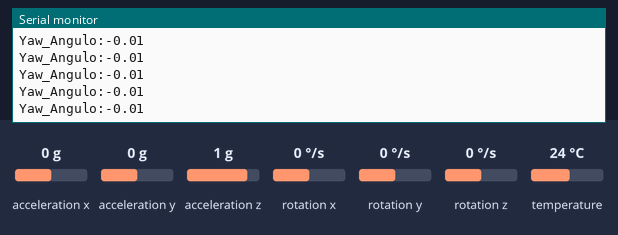
The sketch below on a simulated ESP32-S3. Parts: the last lines printed to the serial monitor. The test bench sets the inputs (shaded band); at power-on: rotation z 0 °/s, acceleration x 0 g, acceleration y 0 g, acceleration z 1 g, rotation x 0 °/s, rotation y 0 °/s, temperature 24 °C.

Above: at 19.3 s.
19.4 s: rotation z set to -192 °/s
At 20.4 s:
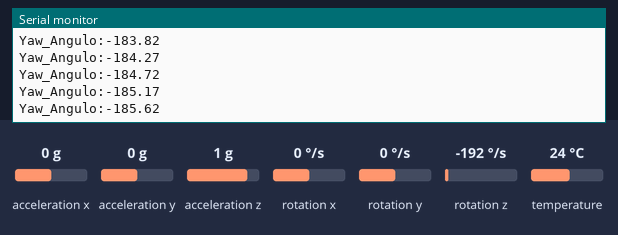
20.9 s: rotation z set to -100 °/s
At 21.9 s:
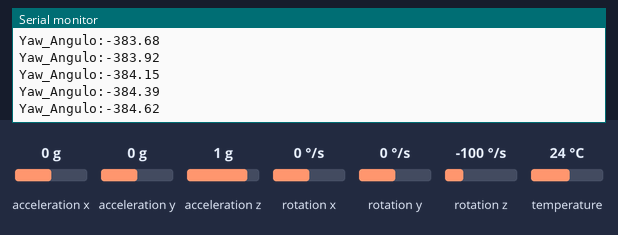
Timing chart, 0 to 23.9 s (numbered marks = the images above; inputs shaded):
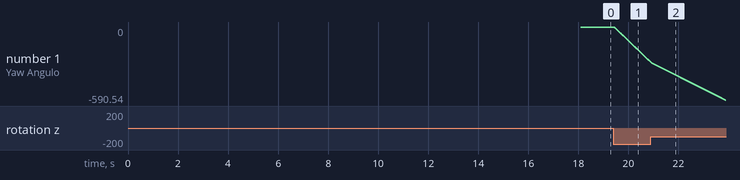

Measured:
- after the input at 19.4 s, the serial monitor: prints a new line at once (image 1)
- plotted number 1: -0.01 → -281.65 after the input at 19.4 s

The sketch:

FLOAT_MPU6050_Kalman.ino
```cpp
#include <Wire.h>
#include <Adafruit_MPU6050.h>
#include <Adafruit_Sensor.h>

Adafruit_MPU6050 mpu;

// Definição dos pinos I2C personalizados para a ESP32-S3
#define SDA_PIN 8
#define SCL_PIN 17

// Variáveis globais para o cálculo do Yaw
float yaw = 0.0;
unsigned long tempoAnterior = 0;

// --- VARIÁVEL PARA O OFFSET AUTOMÁTICO ---
// Usando 'double' no ESP32 para garantir altíssima precisão nas casas decimais
double gyroZ_offset = 0.0;

float kalman(float input) {
  static float Q = 0.05;      // Ajustado para responder bem a movimentos rápidos
  static float R = 10.0;      // Reduzido para evitar o "atraso" de não chegar aos 90º
  static float x_est = 0.0;  // estado estimado atual
  static float P = 1.0;      // estimativa inicial de erro

  float z = (float)input;
  float x_pred = x_est;
  float P_pred = P + Q;
  float K = P_pred / (P_pred + R);

  x_est = x_pred + K * (z - x_pred);
  P = (1 - K) * P_pred;

  return x_est;
}

void setup() {
  Serial.begin(115200);
  while (!Serial) {
    delay(10);
  }

  Wire.begin(SDA_PIN, SCL_PIN);

  if (!mpu.begin(0x68, &Wire)) {
    Serial.println("Erro:MPU6050_nao_encontrado");
    while (1) {
      delay(10);
    }
  }

  mpu.setGyroRange(MPU6050_RANGE_2000_DEG);

  // --- ROTINA DE AUTOCALIBRAÇÃO EXPANDIDA (2000 AMOSTRAS) ---
  Serial.println("AQUECENDO E CALIBRANDO... NAO MEXA NA PLACA!");

  double soma = 0.0; // Usando DOUBLE para não perder o final das casas decimais na soma
  int amostrasDescarte = 500; // Descarta leituras iniciais (aquecimento do chip)
  int totalAmostras = 2000;    // 2000 amostras para precisão estatística (~10 segundos)

  // 1. Descarta leituras iniciais de aquecimento
  for (int i = 0; i < amostrasDescarte; i++) {
    sensors_event_t a, g, temp;
    mpu.getEvent(&a, &g, &temp);
    delay(5);
  }

  // 2. Coleta os dados BRUTOS (sem Kalman) para achar o centro real
  for (int i = 0; i < totalAmostras; i++) {
    sensors_event_t a, g, temp;
    mpu.getEvent(&a, &g, &temp);

    // Variável temporária também em double
    double gyroZ_deg = g.gyro.z * (180.0 / PI);
    soma += gyroZ_deg;
    delay(5);
  }

  // 3. Média exata do erro do giroscópio + SEU AJUSTE FINO TÉRMICO
  gyroZ_offset = (soma / totalAmostras) + 0.004455;

  Serial.print("Calibracao Concluida! Novo Offset (com ajuste): ");
  Serial.println(gyroZ_offset, 6);

  // Inicializa o tempo APÓS a calibração
  tempoAnterior = micros();
  delay(100);
}

void loop() {
  sensors_event_t a, g, temp;
  mpu.getEvent(&a, &g, &temp);

  // 1. Calcula o delta T (tempo decorrido em segundos)
  unsigned long tempoAtual = micros();
  float dt = (tempoAtual - tempoAnterior) / 1000000.0;
  tempoAnterior = tempoAtual;

  // 2. Aplica o filtro de Kalman no dado bruto do giroscópio
  float filtrado = kalman(g.gyro.z);

  // 3. Converte para graus/s e subtrai o Offset calibrado
  float zfiltrado = (filtrado * (180.0 / PI)) - gyroZ_offset;

  // 4. Integração para encontrar o Yaw em graus
  yaw = yaw + (zfiltrado * dt);

  // --- FORMATO PARA O SERIAL PLOTTER ---
  // Serial.print("Vel_Z_Filtrada:");
  // Serial.println(zfiltrado, 4);

  // Se quiser testar o ângulo direto, mude o Plotter para ler esta linha:
  Serial.print("Yaw_Angulo:");
  Serial.println(yaw, 2);
}
```
